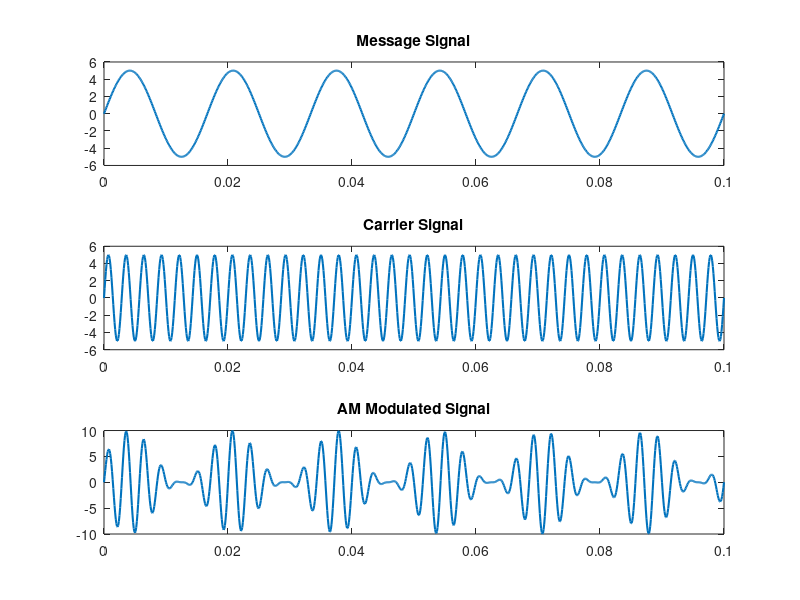

Write the MATLAB code that produced this figure.
clc; clear all; close all;
Am = 5;
Ac = 5;
fm = 60;
fc = 350;
F = 10000;
T = 1/F;
m = 1;

t = 0 : T : 0.1;

%Message Signal
Ym = Am * sin(2*pi*fm*t);
subplot(311);
plot(t,Ym,"LineWidth",1.5);
title("Message Signal");

%Carrier Signal
Yc = Ac * sin(2*pi*fc*t);
subplot(312);
plot(t,Yc,"LineWidth",1.5);
title("Carrier Signal");

%Modulated Signal
AM = Ac*sin(2*pi*fc*t) .* (1+m*sin(2*pi*fm*t));
subplot(313);
plot(t,AM,"LineWidth",1.5);
title("AM Modulated Signal");



